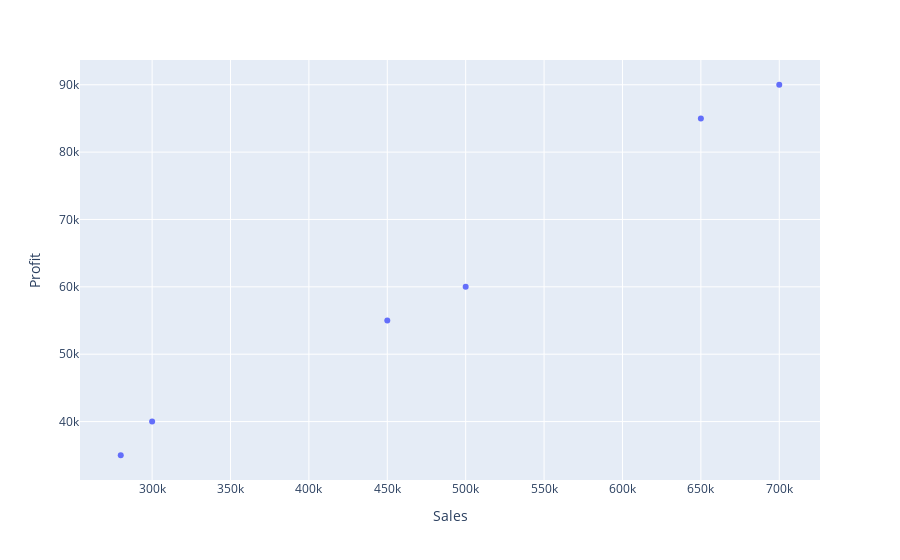

The notebook cell saved with this chart:
### Code cell
px.scatter(df, x="Sales", y="Profit")

### Figure 1 — Plotly figure (JSON) as saved in the notebook; plotly's stock layout.template omitted (floating-point values rounded to 4 significant figures)
{"data": [{"hovertemplate": "Sales=%{x}<br>Profit=%{y}<extra></extra>", "legendgroup": "", "marker": {"color": "#636efa", "symbol": "circle"}, "mode": "markers", "name": "", "orientation": "v", "showlegend": false, "type": "scatter", "x": [500000, 700000, 300000, 450000, 650000, 280000], "xaxis": "x", "y": [60000, 90000, 40000, 55000, 85000, 35000], "yaxis": "y"}], "layout": {"legend": {"tracegroupgap": 0}, "margin": {"t": 60}, "xaxis": {"anchor": "y", "domain": [0, 1], "title": {"text": "Sales"}}, "yaxis": {"anchor": "x", "domain": [0, 1], "title": {"text": "Profit"}}}}
